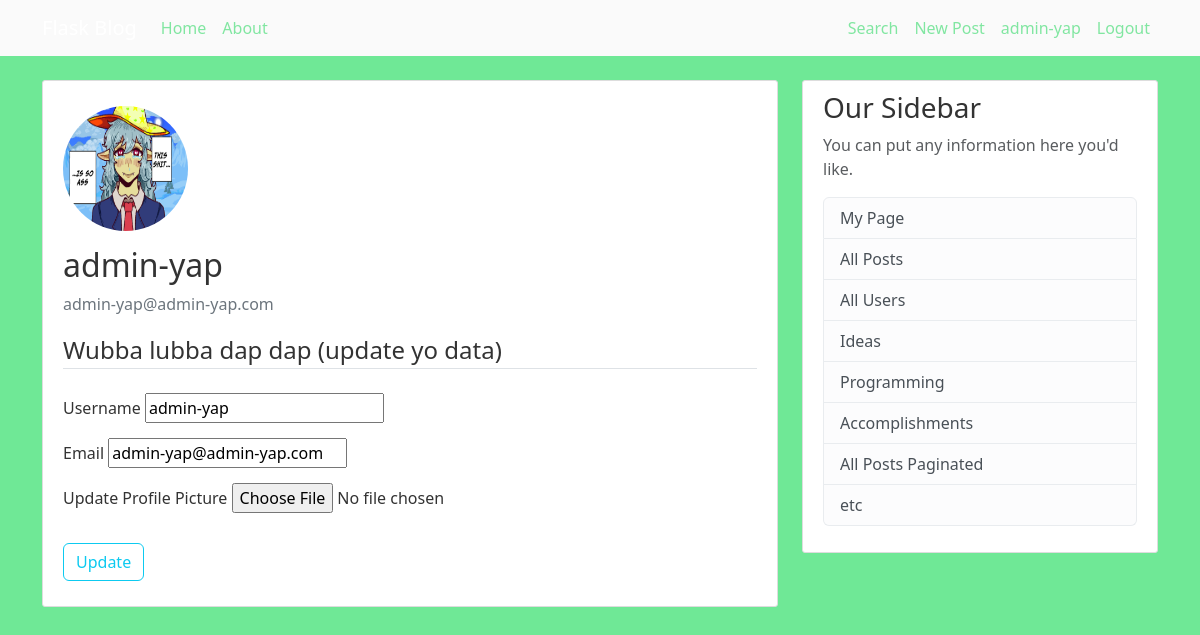
The app's page /my-account/ (signed in) with its own data.
### bungee_gum/models.py (models this page shows, shortened)
class User(db.Model, UserMixin):
    id = db.Column(db.Integer, primary_key=True)
    username = db.Column(db.String(20), unique=True, nullable=False)
    email = db.Column(db.String(120), unique=True, nullable=False)
    image_file = db.Column(db.String(20), nullable=False, default="default.jpg")
    password = db.Column(db.String(60), nullable=False)
    posts = db.relationship("Post", backref="author", lazy="subquery")

### bungee_gum/users/routes.py (the view)
@users.route("/my-account/", methods=["POST", "GET"])
@login_required
def my_account():
    update_form = UpdateAccountForm()
    if update_form.validate_on_submit():
        if update_form.picture.data:
            picture_file = save_picture(update_form.picture.data)
            current_user.image_file = picture_file
        current_user.username = update_form.username.data
        current_user.email = update_form.email.data
        db.session.commit()
        flash("Yo data been updated :3", "info")
        return redirect(url_for('users.my_account'))
    elif request.method == "GET":
        update_form.username.data = current_user.username
        update_form.email.data = current_user.email
    return render_template("my-account.html", title="My Account", update_form=update_form)

### bungee_gum/users/forms.py (shortened to what this page needs)
class UpdateAccountForm(FlaskForm):
    username = StringField("Username", validators=[DataRequired(), Length(min=4, max=16)])
    email = StringField("Email", validators=[DataRequired(), Email()])
    picture = FileField("Update Profile Picture", validators=[FileAllowed(['jpg', "png", "jpeg"])])
    submit = SubmitField("Update")

### bungee_gum/models.py (called while the page is built)
@login_manager.user_loader
def load_user(user_id):
    return User.query.get(int(user_id))

### bungee_gum/templates/my-account.html (shortened to what this page needs)
{% extends "base.html" %}
{% block body %}
<div class="content-section">
  <div class="media">
    <img class="rounded-circle account-img" src="{{ url_for('static', filename='profile-pics/' + current_user.image_file)}}">
    <div class="media-body">
      <h2 class="account-heading">{{ current_user.username }}</h2>
      <p class="text-secondary">{{ current_user.email }}</p>
    </div>
  </div>
    <form action="" method="POST" enctype="multipart/form-data">
        <fieldset class="update_form-group">
            <legend class="border-bottom mb-4">Wubba lubba dap dap (update yo data) </legend>
            <div class="update_form-group">
                {{ update_form.username.label(class="update_form-control-label") }}
                {% if update_form.username.errors %}
                    {{ update_form.username(class="update_form-control update_form-control-lg is-invalid") }}
                    <div class="invalid-feedback">
                        {% for error in update_form.username.errors %}
                            <span>{{ error }}</span>
                        {% endfor %}
                    </div>
                {% else %}
                    {{ update_form.username(class="update_form-control update_form-control-lg") }}
                {% endif %}
            </div>
            <div class="update_form-group">
                {{ update_form.email.label(class="update_form-control-label") }}
                {% if update_form.email.errors %}
                    {{ update_form.email(class="update_form-control update_form-control-lg is-invalid") }}
                    <div class="invalid-feedback">
                        {% for error in update_form.email.errors %}
                            <span>{{ error }}</span>
                        {% endfor %}
                    </div>
                {% else %}
                    {{ update_form.email(class="update_form-control update_form-control-lg") }}
                {% endif %}
            </div>
             <div class="update_form-group">
                {{ update_form.picture.label() }}
                {{ update_form.picture(class="form-control-file") }}
            </div>
        </fieldset>
        <div class="update_form-group">
            {{ update_form.submit(class="btn btn-outline-info") }}
        </div>
    </form>
</div>
{% endblock body %}

### bungee_gum/templates/base.html (shortened to what this page needs)
<!DOCTYPE html>
<html>
<head>
    <link href="https://cdn.jsdelivr.net/npm/bootstrap@5.3.3/dist/css/bootstrap.min.css" rel="stylesheet">
    <link rel="stylesheet" href="{{ url_for('static', filename='style.css') }}">
</head>
<body>
<header class="site-header">
  <nav class="navbar navbar-expand-md navbar-dark bg-steel fixed-top">
    <div class="container">
      <a class="navbar-brand mr-4" href="/">Flask Blog</a>
      <div class="collapse navbar-collapse" id="navbarToggle">
        <div class="navbar-nav mr-auto">
          <a class="nav-item nav-link" href="{{ url_for('main.home') }}">Home</a>
          <a class="nav-item nav-link" href="{{ url_for('main.home') }}">About</a>
        </div>
        <div class="navbar-right">
          <div class="navbar-nav">
            <a class="nav-item nav-link" href="{{ url_for('posts.search_route') }}">Search</a>
          {% if current_user.is_authenticated %}
            <a class="nav-item nav-link" href="{{ url_for('posts.post_new') }}">New Post</a>
            <a class="nav-item nav-link" href="{{ url_for('users.specific_user', id=current_user.id) }}">{{ current_user.username }}</a>
            <a class="nav-item nav-link" href="{{ url_for('users.logout') }}">Logout</a>
          {% else %}
            <a class="nav-item nav-link" href="{{ url_for('users.login_admin') }}">admin1</a>
            <a class="nav-item nav-link" href="{{ url_for('users.login') }}">Login</a>
            <a class="nav-item nav-link" href="{{ url_for('users.register') }}">Register</a>
          {% endif %}
          </div>
        </div>
      </div>
    </div>
  </nav>
</header>
    <main role="main" class="container">
      <div class="row">
        <div class="col-md-8">
          {% block body %}{% endblock body %}
        </div>
        <div class="col-md-4">
          <div class="content-section">
            <h3>Our Sidebar</h3>
            <p class='text-muted'>You can put any information here you'd like.
              <ul class="list-group">
                  {% if current_user.is_authenticated %}
                    <li class="list-group-item list-group-item-light">
                    <a class="text-decoration-none h6" href="{{ url_for('users.specific_user', id=current_user.id) }}">My Page</a>
                    </li>
                  {% endif %}
                 <li class="list-group-item list-group-item-light">
                    <a class="text-decoration-none h6" href="{{ url_for('posts.all_posts') }}">All Posts</a>
                 </li>
                 <li class="list-group-item list-group-item-light">
                    <a class="text-decoration-none h6" href="{{ url_for('users.all_users') }}">All Users</a>
                 </li>
                 <li class="list-group-item list-group-item-light">
                    <a class="text-decoration-none h6" href="{{ url_for('posts.post_ideas') }}">Ideas</a>
                 </li>
                 <li class="list-group-item list-group-item-light">
                    <a class="text-decoration-none h6" href="{{ url_for('posts.post_programming') }}">Programming</a>
                 </li>
                 <li class="list-group-item list-group-item-light">
                    <a class="text-decoration-none h6" href="{{ url_for('posts.post_accomplishments') }}">Accomplishments</a>
                 </li>
                 <li class="list-group-item list-group-item-light">
                    <a class="text-decoration-none h6" href="{{ url_for('posts.all_posts_paginated') }}">All Posts Paginated</a>
                 </li>
                 <li class="list-group-item list-group-item-light">etc</li>
              </ul>
            </p>
          </div>
        </div>
      </div>
    </main>
</body>
</html>

### bungee_gum/static/style.css (style rules this page uses)
body { background: #6fe896; color: #333333; margin-top: 5rem; }
.site-header .navbar-nav .nav-link { color: #81e6a1; }
.bg-steel { background-color: #fafafa; }
.content-section { background: #ffffff; padding: 10px 20px; border: 1px solid #dddddd; border-radius: 3px; margin-bottom: 20px; }
.content-section div { margin: 15px 0; }
.navbar-right { margin-right: 0; margin-left: auto; }
.account-img { width: 125px; height: 125px; }

### records on screen
User: username "admin-yap", image_file (picture), email "admin-yap@admin-yap.com"

### other values on screen
{{ update_form.username.label(class="update_form-control-label") }} "Username"
{{ update_form.email.label(class="update_form-control-label") }} "Email"
{{ update_form.picture.label() }} "Update Profile Picture"
